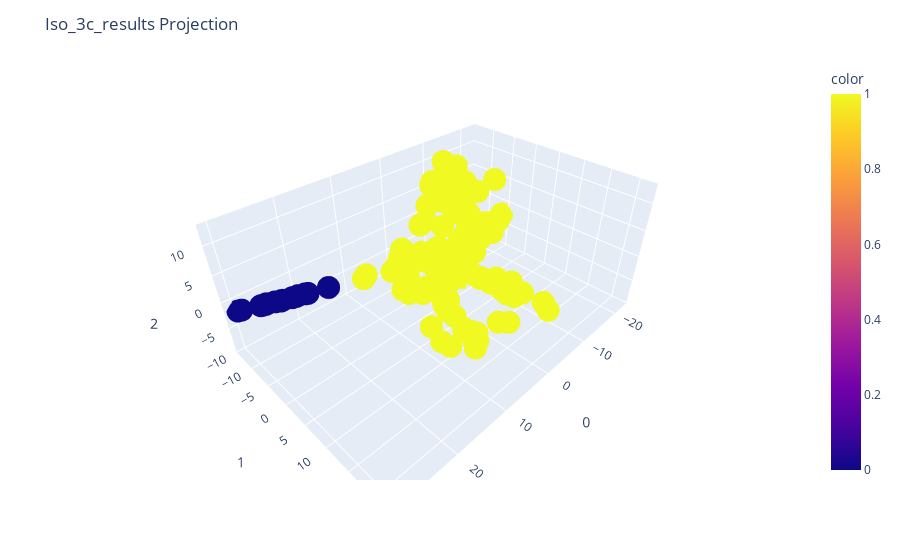

The cell this chart's notebook holds for it:
### Code cell
np.random.seed(42)
from umap import UMAP
Iso_3c=Isomap(n_components=3)
Iso_3c_results=Iso_3c.fit_transform(preprocessed_data)
fig=px.scatter_3d(
    Iso_3c_results,x=0,y=1,z=2,color=y
)
fig.update_layout(
    title_text="Iso_3c_results Projection",
    legend_title_text='y'    
)
fig.show()

### Figure 1 — Plotly figure (JSON) as saved in the notebook; plotly's stock layout.template omitted (floating-point values rounded to 4 significant figures; data arrays with more than 128 entries replaced by an {"elided": "..."} marker saying what was removed)
{"data": [{"hovertemplate": "0=%{x}<br>1=%{y}<br>2=%{z}<br>color=%{marker.color}<extra></extra>", "legendgroup": "", "marker": {"color": {"elided": "205 int values"}, "coloraxis": "coloraxis", "symbol": "circle"}, "mode": "markers", "name": "", "scene": "scene", "showlegend": false, "type": "scatter3d", "x": {"elided": "205 float values"}, "y": {"elided": "205 float values"}, "z": {"elided": "205 float values"}}], "layout": {"coloraxis": {"colorbar": {"title": {"text": "color"}}, "colorscale": [[0, "#0d0887"], [0.1111, "#46039f"], [0.2222, "#7201a8"], [0.3333, "#9c179e"], [0.4444, "#bd3786"], [0.5556, "#d8576b"], [0.6667, "#ed7953"], [0.7778, "#fb9f3a"], [0.8889, "#fdca26"], [1, "#f0f921"]]}, "legend": {"title": {"text": "y"}, "tracegroupgap": 0}, "margin": {"t": 60}, "scene": {"domain": {"x": [0, 1], "y": [0, 1]}, "xaxis": {"title": {"text": "0"}}, "yaxis": {"title": {"text": "1"}}, "zaxis": {"title": {"text": "2"}}}, "title": {"text": "Iso_3c_results Projection"}}}
